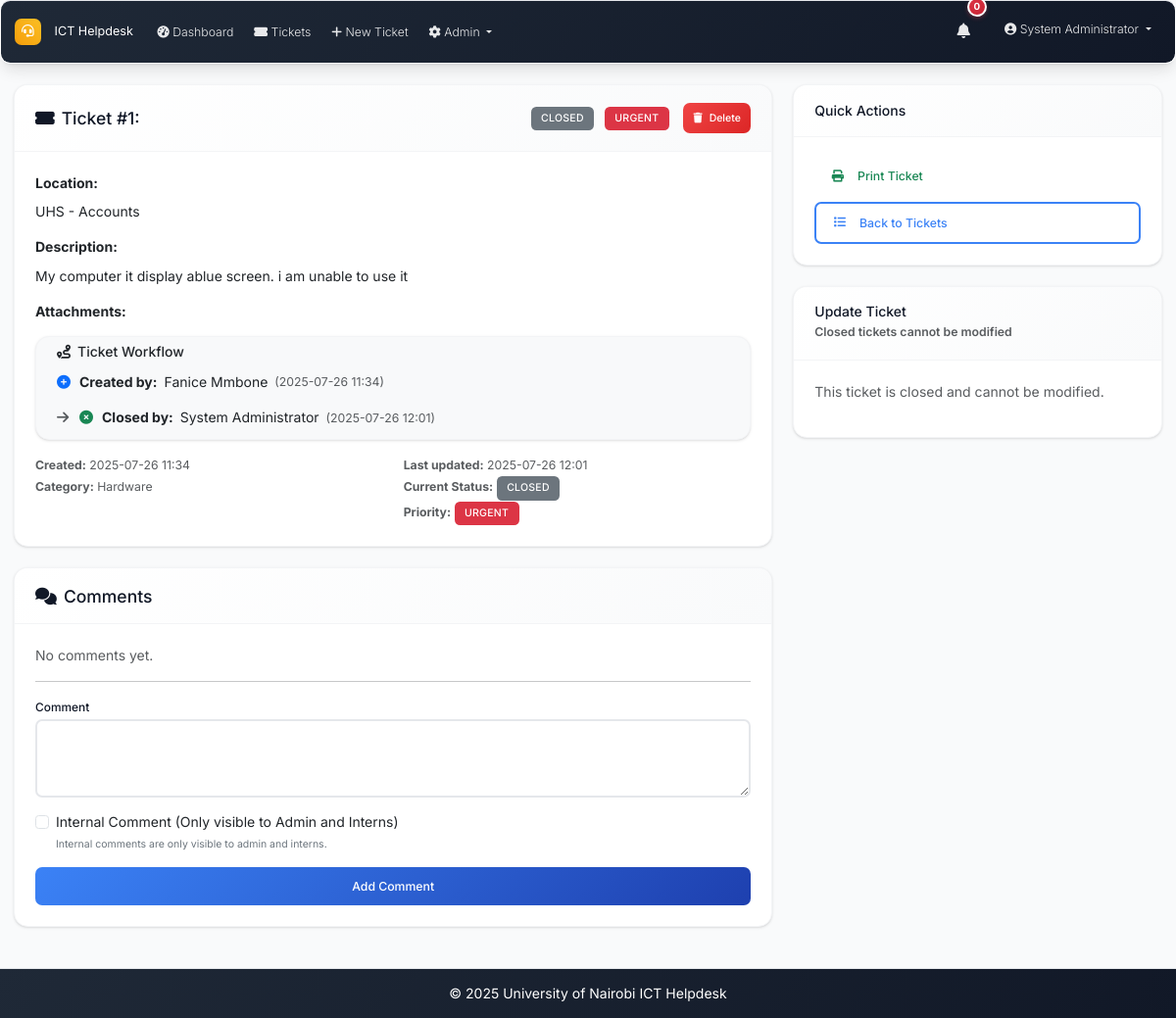
Page /ticket/1 (signed in) on the committed database.
### models.py (models this page shows, shortened)
class User(UserMixin, db.Model):
    id = db.Column(db.Integer, primary_key=True)
    username = db.Column(db.String(64), unique=True, nullable=False)
    email = db.Column(db.String(120), unique=True, nullable=False)
    password_hash = db.Column(db.String(256), nullable=False)
    full_name = db.Column(db.String(100), nullable=False)
    role = db.Column(db.String(20), nullable=False, default='user')  # admin, intern, user
    created_at = db.Column(db.DateTime, default=datetime.utcnow)
    is_active = db.Column(db.Boolean, default=True)
    is_verified = db.Column(db.Boolean, default=False)
    verification_token = db.Column(db.String(128), nullable=True)
    phone_number = db.Column(db.String(20), nullable=True)
    is_approved = db.Column(db.Boolean, default=False)
    approved_by_id = db.Column(db.Integer, db.ForeignKey('user.id'), nullable=True)
    approved_at = db.Column(db.DateTime, nullable=True)
    tickets_created = db.relationship('Ticket', foreign_keys='Ticket.created_by_id', backref='creator', lazy='dynamic')
    assigned_tickets = db.relationship('Ticket', secondary='ticket_assignees', back_populates='assignees', lazy='selectin')
    comments = db.relationship('Comment', backref='author', lazy='dynamic')

class Ticket(db.Model):
    id = db.Column(db.Integer, primary_key=True)
    location = db.Column(db.String(200), nullable=False)
    description = db.Column(Text, nullable=False)
    status = db.Column(db.String(20), nullable=False, default='open')  # open, in_progress, resolved, closed
    priority = db.Column(db.String(20), nullable=False, default='medium')  # low, medium, high, urgent
    created_at = db.Column(db.DateTime, default=datetime.utcnow)
    updated_at = db.Column(db.DateTime, default=datetime.utcnow, onupdate=datetime.utcnow)
    closed_at = db.Column(db.DateTime)
    closed_by_id = db.Column(db.Integer, db.ForeignKey('user.id'), nullable=True)
    due_date = db.Column(db.DateTime, nullable=True)
    created_by_id = db.Column(db.Integer, db.ForeignKey('user.id'), nullable=True)
    category_id = db.Column(db.Integer, db.ForeignKey('category.id'))
    comments = db.relationship('Comment', backref='ticket', lazy='dynamic', cascade='all, delete-orphan')
    attachments = db.relationship('Attachment', backref='ticket', lazy='dynamic', cascade='all, delete-orphan')
    assignees = db.relationship('User', secondary=ticket_assignees, back_populates='assigned_tickets', lazy='selectin')
    closed_by = db.relationship('User', foreign_keys=[closed_by_id], backref='closed_tickets')

class Category(db.Model):
    id = db.Column(db.Integer, primary_key=True)
    name = db.Column(db.String(50), unique=True, nullable=False)
    description = db.Column(db.String(200))
    created_at = db.Column(db.DateTime, default=datetime.utcnow)
    tickets = db.relationship('Ticket', backref='category', lazy='dynamic')

### routes.py (the view)
@app.route('/ticket/<int:id>')
@login_required
def ticket_detail(id):
    ticket = Ticket.query.get_or_404(id)
    if current_user.role == 'user' and ticket.created_by_id != current_user.id:
        abort(403)
    elif current_user.role == 'intern' and current_user.id not in [u.id for u in ticket.assignees] and ticket.created_by_id != current_user.id:
        abort(403)
    if current_user.role == 'user':
        comments = Comment.query.filter_by(ticket_id=id, is_internal=False).order_by(Comment.created_at).all()
    else:
        comments = Comment.query.filter_by(ticket_id=id).order_by(Comment.created_at).all()
    comment_form = CommentForm()
    update_form = TicketUpdateForm(user_role=current_user.role, current_status=ticket.status, obj=ticket) if current_user.role in ['admin', 'intern'] else None
    return render_template('ticket_detail.html', ticket=ticket, comments=comments,
                         comment_form=comment_form, update_form=update_form)

### templates/ticket_detail.html (shortened to what this page needs)
{% extends "base.html" %}
{% block content %}
<div class="row">
    <div class="col-md-8">
        <div class="card mb-4">
            <div class="card-header d-flex justify-content-between align-items-center">
                <h5 class="mb-0">
                    <i class="fas fa-ticket-alt me-2"></i>Ticket #{{ ticket.id }}: {{ ticket.title }}
                </h5>
                <div class="d-flex align-items-center">
                    <div class="me-3">
                        <span class="badge {{ ticket.status|status_badge }} me-2">
                            {{ ticket.status.replace('_', ' ').title() }}
                        </span>
                        <span class="badge {{ ticket.priority|priority_badge }}">
                            {{ ticket.priority.title() }}
                        </span>
                    </div>
                    {% if current_user.role == 'admin' %}
                    <div>
                        <form method="POST" action="{{ url_for('delete_ticket', ticket_id=ticket.id) }}" style="display: inline;"
                              onsubmit="return confirm('Are you sure you want to delete this ticket? This action cannot be undone.')">
                            <button type="submit" class="btn btn-danger btn-sm">
                                <i class="fas fa-trash"></i> Delete
                            </button>
                        </form>
                    </div>
                    {% endif %}
                </div>
            </div>
            <div class="card-body">
                <div class="mb-3">
                    <strong>Location:</strong>
                    <div class="mt-2">{{ ticket.location }}</div>
                </div>
                <div class="mb-3">
                    <strong>Description:</strong>
                    <div class="mt-2">{{ ticket.description|nl2br }}</div>
                </div>
                {% if ticket.attachments %}
                <div class="mb-3">
                    <strong>Attachments:</strong>
                </div>
                {% endif %}
                <div class="mb-3">
                    <div class="card bg-light">
                        <div class="card-body py-2">
                            <h6 class="card-title mb-2"><i class="fas fa-route me-2"></i>Ticket Workflow</h6>
                            <div class="workflow-chain">
                                <div class="workflow-step">
                                    <i class="fas fa-plus-circle text-primary"></i>
                                    <strong>Created by:</strong> {{ ticket.creator.full_name if ticket.creator else 'Unknown User' }}
                                    <small class="text-muted">({{ ticket.created_at|format_datetime }})</small>
                                </div>
                                {% if ticket.status == 'closed' and ticket.closed_by %}
                                <div class="workflow-step">
                                    <i class="fas fa-arrow-right text-muted"></i>
                                    <i class="fas fa-times-circle text-success"></i>
                                    <strong>Closed by:</strong> {{ ticket.closed_by.full_name }}
                                    <small class="text-muted">({{ ticket.closed_at|format_datetime }})</small>
                                </div>
                                {% endif %}
                            </div>
                        </div>
                    </div>
                </div>
                <div class="row">
                    <div class="col-md-6">
                        <small class="text-muted">
                            <strong>Created:</strong> {{ ticket.created_at|format_datetime }}<br>
                            {% if ticket.category %}
                            <strong>Category:</strong> {{ ticket.category.name }}<br>
                            {% endif %}
                        </small>
                    </div>
                    <div class="col-md-6">
                        <small class="text-muted">
                            <strong>Last updated:</strong> {{ ticket.updated_at|format_datetime }}<br>
                            <strong>Current Status:</strong>
                            <span class="badge {{ ticket.status|status_badge }}">{{ ticket.status.replace('_', ' ').title() }}</span><br>
                            <strong>Priority:</strong>
                            <span class="badge {{ ticket.priority|priority_badge }}">{{ ticket.priority.title() }}</span>
                        </small>
                    </div>
                </div>
            </div>
        </div>
        <div class="card">
            <div class="card-header">
                <h5 class="mb-0"><i class="fas fa-comments me-2"></i>Comments</h5>
            </div>
            <div class="card-body">
                {% if comments %}
                    {% for comment in comments %}
                    <div class="border-start border-3 {% if comment.is_internal %}border-warning{% else %}border-primary{% endif %} ps-3 mb-3">
                        <div class="d-flex justify-content-between align-items-start">
                            <div>
                                <strong>{{ comment.author.full_name }}</strong>
                                {% if comment.is_internal %}
                                    <span class="badge bg-warning text-dark ms-2">Internal</span>
                                {% endif %}
                            </div>
                            <small class="text-muted">{{ comment.created_at|format_datetime }}</small>
                        </div>
                        <div class="mt-2">{{ comment.content|nl2br }}</div>
                    </div>
                    {% endfor %}
                {% else %}
                    <p class="text-muted">No comments yet.</p>
                {% endif %}
                <hr>
                <form method="POST" action="{{ url_for('add_comment', id=ticket.id) }}">
                    <div class="mb-3">
                        {{ comment_form.content.label(class="form-label") }}
                        {{ comment_form.content(class="form-control", rows="3") }}
                    </div>
                    {% if current_user.role in ['admin', 'intern'] %}
                    <div class="mb-3 form-check">
                        {{ comment_form.is_internal(class="form-check-input") }}
                        {{ comment_form.is_internal.label(class="form-check-label") }}
                        <div class="form-text">Internal comments are only visible to admin and interns.</div>
                    </div>
                    {% endif %}
                    <div class="d-grid">
                        {{ comment_form.submit(class="btn btn-primary") }}
                    </div>
                </form>
            </div>
        </div>
    </div>
    <div class="col-md-4">
        <div class="card mb-4">
            <div class="card-header">
                <h6 class="mb-0">Quick Actions</h6>
            </div>
            <div class="card-body">
                {% if ticket.status == 'closed' %}
                <a href="{{ url_for('print_ticket', id=ticket.id) }}" target="_blank" class="btn btn-outline-success w-100 mb-2">
                    <i class="fas fa-print me-2"></i>Print Ticket
                </a>
                {% endif %}
                <a href="{{ url_for('tickets_list') }}" class="btn btn-outline-primary w-100">
                    <i class="fas fa-list me-2"></i>Back to Tickets
                </a>
            </div>
        </div>
        {% if update_form and current_user.role in ['admin', 'intern'] %}
        <div class="card">
            <div class="card-header">
                <h6 class="mb-0">Update Ticket</h6>
                {% if ticket.status == 'closed' %}
                <small class="text-muted">Closed tickets cannot be modified</small>
                {% endif %}
            </div>
            <div class="card-body">
                {% if ticket.status == 'closed' %}
                <p class="text-muted">This ticket is closed and cannot be modified.</p>
                {% endif %}
            </div>
        </div>
        {% endif %}
    </div>
</div>
{% endblock %}

### templates/base.html (shortened to what this page needs)
<!DOCTYPE html>
<html lang="en">
<head>
    <link href="https://cdn.jsdelivr.net/npm/bootstrap@5.3.0/dist/css/bootstrap.min.css" rel="stylesheet">
    <link href="https://cdnjs.cloudflare.com/ajax/libs/font-awesome/6.0.0/css/all.min.css" rel="stylesheet">
    <link href="{{ url_for('static', filename='css/custom.css') }}" rel="stylesheet">
</head>
<body>
    <nav class="navbar navbar-expand-lg navbar-dark footer-sky">
        <div class="container-fluid px-3">
            <a class="navbar-brand" href="{{ url_for('index') }}">
                <i class="fas fa-headset me-2"></i>ICT Helpdesk
            </a>
            <div class="collapse navbar-collapse" id="navbarNav">
                <ul class="navbar-nav me-auto mb-2 mb-lg-0">
                    {% if current_user.is_authenticated %}
                    <li class="nav-item">
                        <a class="nav-link" href="{{ url_for('dashboard') }}">
                            <i class="fas fa-tachometer-alt me-1"></i>Dashboard
                        </a>
                    </li>
                    <li class="nav-item">
                        <a class="nav-link" href="{{ url_for('tickets_list') }}">
                            <i class="fas fa-ticket-alt me-1"></i>Tickets
                        </a>
                    </li>
                    <li class="nav-item">
                        <a class="nav-link" href="{{ url_for('new_ticket') }}">
                            <i class="fas fa-plus me-1"></i>New Ticket
                        </a>
                    </li>
                    {% if current_user.role == 'admin' %}
                    <li class="nav-item dropdown">
                        <a class="nav-link dropdown-toggle" href="#" role="button" data-bs-toggle="dropdown" aria-expanded="false">
                            <i class="fas fa-cog me-1"></i>Admin
                        </a>
                    </li>
                    {% endif %}
                    {% endif %}
                </ul>
                <ul class="navbar-nav ms-auto mb-2 mb-lg-0">
                    {% if current_user.is_authenticated %}
                    <li class="nav-item dropdown me-3">
                        <a class="nav-link position-relative" href="#" id="notificationsDropdown" role="button"
                           data-bs-toggle="dropdown" aria-expanded="false">
                            <i class="fas fa-bell"></i>
                            <span id="notification-badge" class="position-absolute top-0 start-100 translate-middle badge rounded-pill bg-danger" style="display: none;">
                                0
                            </span>
                        </a>
                    </li>
                    <li class="nav-item dropdown">
                        <a class="nav-link dropdown-toggle" href="#" id="navbarDropdown" role="button" data-bs-toggle="dropdown" aria-expanded="false">
                            <i class="fas fa-user-circle me-1"></i>{{ current_user.full_name }}
                        </a>
                    </li>
                    {% endif %}
                </ul>
            </div>
        </div>
    </nav>
    <main class="container-fluid my-4 px-3">
        {% block content %}{% endblock %}
    </main>
    <footer class="footer-sky py-3 mt-5">
        <div class="container text-center">
            <span>&copy; {{ datetime.utcnow().year }} University of Nairobi ICT Helpdesk</span>
        </div>
    </footer>
</body>
</html>

### rows in the picture
User: full_name "System Administrator", closed_by.full_name "System Administrator"
Ticket: id "1", status.replace "CLOSED", priority "URGENT", location "UHS - Accounts", description "My computer it display ablue screen. i am unable to use it", created_at "2025-07-26 11:34", closed_at "2025-07-26 12:01", updated_at "2025-07-26 12:01"
User: creator "Fanice Mmbone"
Category: category.name "Hardware"

### other values in the picture
{{ comment_form.content.label(class="form-label") }} "Comment"
{{ comment_form.is_internal.label(class="form-check-label") }} "Internal Comment (Only visible to Admin and Interns)"
